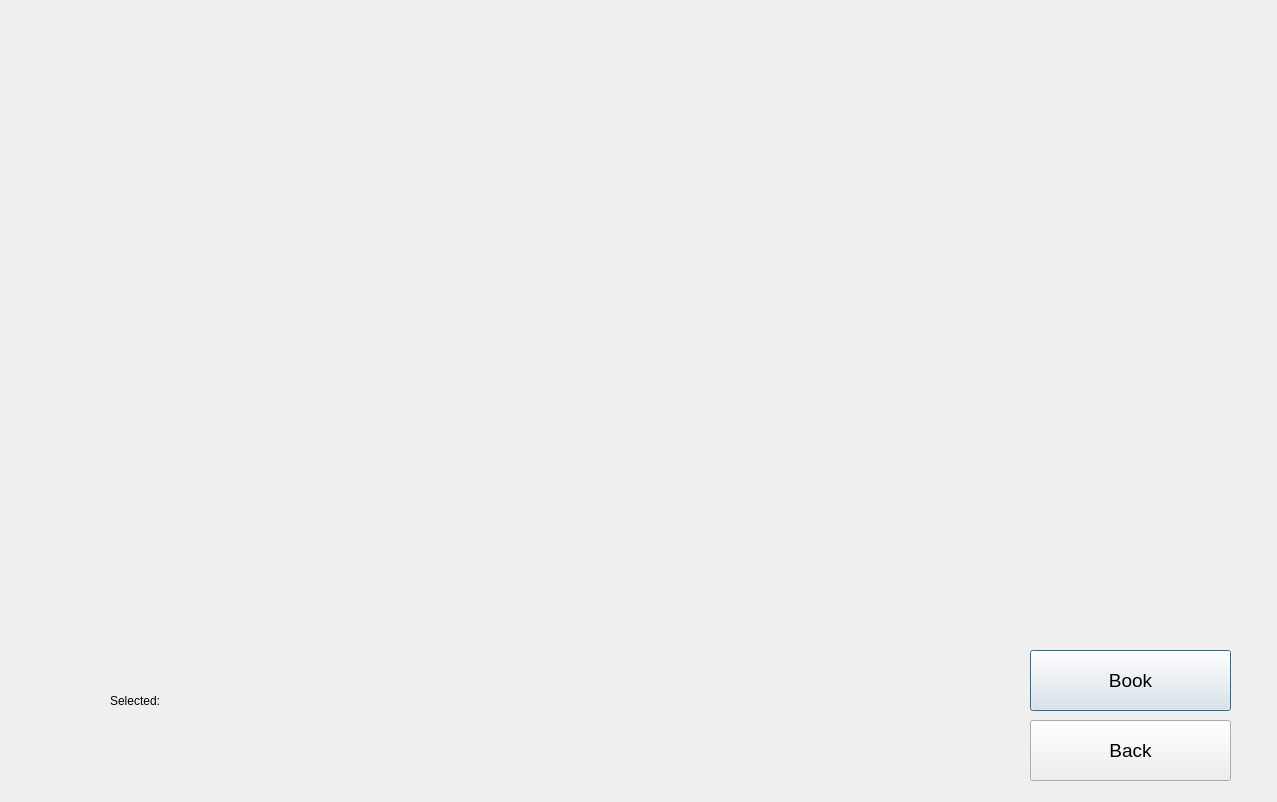
<?xml version="1.0" encoding="UTF-8"?>
<ui version="4.0">
 <class>Dialog</class>
 <widget class="QDialog" name="Dialog">
  <property name="geometry">
   <rect>
    <x>0</x>
    <y>0</y>
    <width>1277</width>
    <height>802</height>
   </rect>
  </property>
  <property name="windowTitle">
   <string>Dialog</string>
  </property>
  <widget class="QWidget" name="bgwidget" native="true">
   <property name="geometry">
    <rect>
     <x>0</x>
     <y>0</y>
     <width>1281</width>
     <height>801</height>
    </rect>
   </property>
   <property name="maximumSize">
    <size>
     <width>16777215</width>
     <height>801</height>
    </size>
   </property>
   <property name="styleSheet">
    <string notr="true"/>
   </property>
   <widget class="QPushButton" name="Book">
    <property name="geometry">
     <rect>
      <x>1030</x>
      <y>650</y>
      <width>201</width>
      <height>61</height>
     </rect>
    </property>
    <property name="font">
     <font>
      <family>MS Shell Dlg 2</family>
      <pointsize>14</pointsize>
      <weight>50</weight>
      <italic>false</italic>
      <bold>false</bold>
     </font>
    </property>
    <property name="styleSheet">
     <string notr="true"/>
    </property>
    <property name="text">
     <string>Book</string>
    </property>
   </widget>
   <widget class="QWidget" name="gridLayoutWidget">
    <property name="geometry">
     <rect>
      <x>90</x>
      <y>110</y>
      <width>931</width>
      <height>531</height>
     </rect>
    </property>
    <layout class="QGridLayout" name="gridLayout"/>
   </widget>
   <widget class="QLabel" name="label">
    <property name="geometry">
     <rect>
      <x>110</x>
      <y>670</y>
      <width>591</width>
      <height>61</height>
     </rect>
    </property>
    <property name="styleSheet">
     <string notr="true">font: 16pt &quot;MS Shell Dlg 2&quot;;</string>
    </property>
    <property name="text">
     <string>Selected:</string>
    </property>
   </widget>
   <widget class="QLabel" name="label_2">
    <property name="geometry">
     <rect>
      <x>90</x>
      <y>30</y>
      <width>771</width>
      <height>71</height>
     </rect>
    </property>
    <property name="text">
     <string/>
    </property>
   </widget>
   <widget class="QPushButton" name="back">
    <property name="geometry">
     <rect>
      <x>1030</x>
      <y>720</y>
      <width>201</width>
      <height>61</height>
     </rect>
    </property>
    <property name="font">
     <font>
      <family>MS Shell Dlg 2</family>
      <pointsize>14</pointsize>
      <weight>50</weight>
      <italic>false</italic>
      <bold>false</bold>
     </font>
    </property>
    <property name="styleSheet">
     <string notr="true"/>
    </property>
    <property name="text">
     <string>Back</string>
    </property>
   </widget>
  </widget>
 </widget>
 <resources/>
 <connections/>
</ui>
